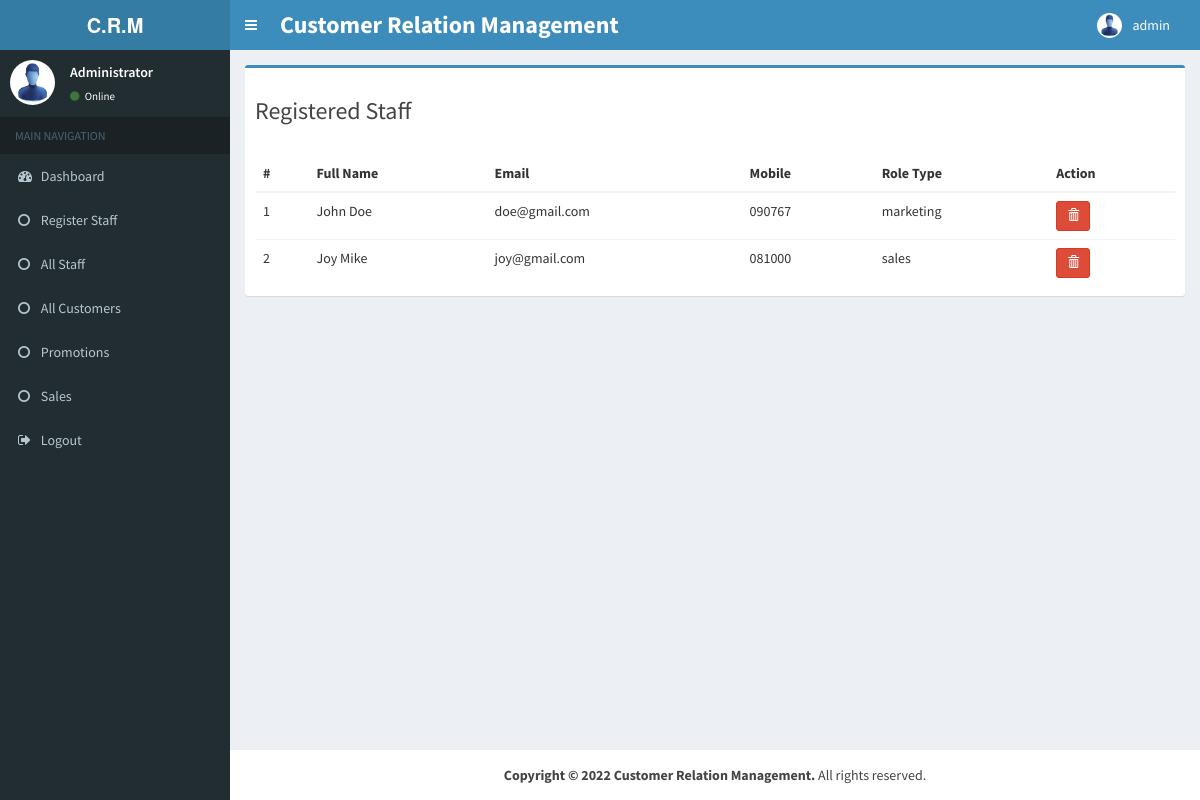
The page /pages/view_staff.php (signed in) on the database its author committed.
### tables this page shows
CREATE TABLE `staff` (
  `email` varchar(30) NOT NULL,
  `mobile` varchar(15) NOT NULL,
  `fullname` varchar(40) NOT NULL,
  `reg_date` varchar(30) NOT NULL
);

### resources/sessions.php (called while the page is built, shortened)
<?php
class Sessions {
    private $DB_USER = "root";
    private $DB_PASSWORD = "";
    private $DB_DSN = "mysql:host=localhost;dbname=crms";
    private function getConnection() {
        try {
            $conn = new PDO($this->DB_DSN, $this->DB_USER, $this->DB_PASSWORD);
            return $conn;
        } catch (Exception $ex) {
            echo $ex->getMessage();
        }
    }
    public function getSingleLogin($email) {
        try {
            $conn = $this->getConnection();
            $query = "SELECT * FROM login WHERE userid = ?";
            $ps = $conn->prepare($query);
            $ps->bindParam(1, $email);
            $ps->execute();
            $result = $ps->fetchAll();
            $res = NULL;
            foreach ($result as $r) {
                $res = $r;
            }
            return $res;
        } catch (Exception $ex) {
            echo $ex->getMessage();
        }
    }
    public function getAllStaff() {
        try {
            $conn = $this->getConnection();
            $query = "SELECT * FROM staff";
            $ps = $conn->prepare($query);
            $ps->execute();
            return $ps->fetchAll();
        } catch (Exception $ex) {
            echo $ex->getMessage();
        }
    }
}

### pages/view_staff.php (the view, shortened to what this page needs)
<?php
include '../resources/sessions.php';
$ses = new Sessions();
?>
<!DOCTYPE html>
<html>
    <head>
        <link href="../bootstrap/css/bootstrap.min.css" rel="stylesheet" type="text/css" />
        <link href="https://maxcdn.bootstrapcdn.com/font-awesome/4.3.0/css/font-awesome.min.css" rel="stylesheet" type="text/css" />
        <link href="http://code.ionicframework.com/ionicons/2.0.0/css/ionicons.min.css" rel="stylesheet" type="text/css" />
        <link href="../dist/css/AdminLTE.min.css" rel="stylesheet" type="text/css" />
        <link href="../dist/css/skins/_all-skins.min.css" rel="stylesheet" type="text/css" />
        <link href="../plugins/iCheck/flat/blue.css" rel="stylesheet" type="text/css" />
        <link href="../plugins/morris/morris.css" rel="stylesheet" type="text/css" />
        <link href="../plugins/jvectormap/jquery-jvectormap-1.2.2.css" rel="stylesheet" type="text/css" />
        <link href="../plugins/datepicker/datepicker3.css" rel="stylesheet" type="text/css" />
        <link href="../plugins/daterangepicker/daterangepicker-bs3.css" rel="stylesheet" type="text/css" />
        <link href="../plugins/bootstrap-wysihtml5/bootstrap3-wysihtml5.min.css" rel="stylesheet" type="text/css" />
    </head>
    <body class="skin-blue">
        <div class="wrapper">
            <?php include '../resources/header.php'; ?>
            <?php include '../resources/sidebar.php'; ?>
            <div class="content-wrapper">
                <section class="content">
                    <div class="row">
                        <div class="col-md-12">
                            <div class="box box-primary">
                                <div class="box-header">
                                    <h3>Registered Staff</h3>
                                </div>
                                <div class="box-body">
                                    <table class="table table-hover">
                                        <thead>
                                            <tr>
                                                <th>#</th>
                                                <th>Full Name</th>
                                                <th>Email</th>
                                                <th>Mobile</th>
                                                <th>Role Type</th>
                                                <th>Action</th>
                                            </tr>
                                        </thead>
                                        <tbody>
                                            <?php
                                            $counter = 1;
                                            $staff = $ses->getAllStaff();
                                            foreach ($staff as $st) {
                                                $login = $ses->getSingleLogin($st['email']);
                                                ?>
                                                <tr>
                                                    <td><?php echo $counter ?></td>
                                                    <td><?php echo $st['fullname'] ?></td>
                                                    <td><?php echo $st['email'] ?></td>
                                                    <td><?php echo $st['mobile'] ?></td>
                                                    <td><?php echo $login['role'] ?></td>
                                                    <td>
                                                        <form method="post" action="" onsubmit="return confirm('Are you sure to permanently remote this user?')">
                                                            <button name="del" type="submit" class="btn btn-danger btn-sm">
                                                                <i class="glyphicon glyphicon-trash"></i>
                                                            </button>
                                                        </form>
                                                    </td>
                                                </tr>
                                                <?php
                                                $counter++;
                                            }
                                            ?>
                                        </tbody>
                                    </table>
                                </div>
                            </div>
                        </div>
                    </div>
                </section>
            </div>
            <?php include '../resources/footer.php'; ?>
        </div>
    </body>
</html>

### resources/header.php (shortened to what this page needs)
<?php
$head_ses = new Sessions();
$head_uid = $_SESSION['uid'];
?>
<header class="main-header">
    <a href="index.php" class="logo"><b><?php echo $head_ses->APP_SYMBOL ?></b></a>
    <nav class="navbar navbar-static-top" role="navigation">
        <a href="#" class="sidebar-toggle" data-toggle="offcanvas" role="button">
        </a>
        <span style="float: left; padding: 8px; font-size: 24px; color: #fff; font-weight: bold;">
            <?php echo $head_ses->APP_TITLE ?>
        </span>
        <div class="navbar-custom-menu">
            <ul class="nav navbar-nav">
                <li class="dropdown user user-menu">
                    <a href="#" class="dropdown-toggle" data-toggle="dropdown">
                        <img src="../images/user.jpg" class="user-image" alt="User Image"/>
                        <span class="hidden-xs"><?php echo $head_uid ?></span>
                    </a>
                </li>
            </ul>
        </div>
    </nav>
</header>

### resources/sidebar.php
<?php
$side_ses = new Sessions();
$side_role = $_SESSION['role'];
$side_uid = $_SESSION['uid'];
$side_fullname = "";
if ($side_role == "admin") {
    $side_fullname = "Administrator";
} else {
    $user_det = $side_ses->getSingleStaff($side_uid);
    $side_fullname = $user_det['fullname'];
}
?>
<aside class="main-sidebar">
    <section class="sidebar">
        <div class="user-panel">
            <div class="pull-left image">
                <img src="../images/user.jpg" class="img-circle" alt="User Image" />
            </div>
            <div class="pull-left info">
                <p><?php echo $side_fullname ?></p>
                <a href="#"><i class="fa fa-circle text-success"></i> Online</a>
            </div>
        </div>
        <ul class="sidebar-menu">
            <li class="header">MAIN NAVIGATION</li>
            <li><a href="index.php"><i class="fa fa-dashboard"></i> Dashboard</a></li>
            <?php
            if ($side_role == "admin") {
                ?>
                <li><a href="reg_staff.php"><i class="fa fa-circle-o"></i> Register Staff</a></li>
                <li><a href="view_staff.php"><i class="fa fa-circle-o"></i> All Staff</a></li>
                <li><a href="admin_customers.php"><i class="fa fa-circle-o"></i> All Customers</a></li>
                <li><a href="view_promotions.php"><i class="fa fa-circle-o"></i> Promotions</a></li>
                <li><a href="admin_sales.php"><i class="fa fa-circle-o"></i> Sales</a></li>
                <?php
            } elseif ($side_role == "marketing") {
                ?>
                <li><a href="view_customers.php"><i class="fa fa-circle-o"></i> All Customers</a></li>
                <li><a href="new_promotions.php"><i class="fa fa-circle-o"></i> New Promotions</a></li>
                <li><a href="view_promotions.php"><i class="fa fa-circle-o"></i> All Promotions</a></li>
                <?php
            } elseif ($side_role == "sales") {
                ?>
                <li><a href="reg_customer.php"><i class="fa fa-circle-o"></i> Register Customer</a></li>
                <li><a href="view_customers.php"><i class="fa fa-circle-o"></i> All Customers</a></li>
                <li><a href="make_sales.php"><i class="fa fa-circle-o"></i> Make Sales</a></li>
                <?php
            }
            ?>
            <li><a href="../logout.php"><i class="fa fa-sign-out"></i> Logout</a></li>
        </ul>
    </section>
</aside>

### resources/footer.php
<?php
$foot_ses = new Sessions();
?>
<footer class="main-footer text-center">
    <strong>
        Copyright &copy; <?php echo date("Y") . " " . $foot_ses->APP_TITLE ?>.
    </strong>
    All rights reserved.
</footer>

### rows shown on the page
staff: fullname "John Doe", email "doe@gmail.com", mobile "090767", login.role "marketing"
staff: fullname "Joy Mike", email "joy@gmail.com", mobile "081000", login.role "sales"

### other values the page prints
$head_ses->APP_SYMBOL "C.R.M"
$head_ses->APP_TITLE "Customer Relation Management"
$head_uid "admin"
$side_fullname "Administrator"
$foot_ses->APP_TITLE "Customer Relation Management"
